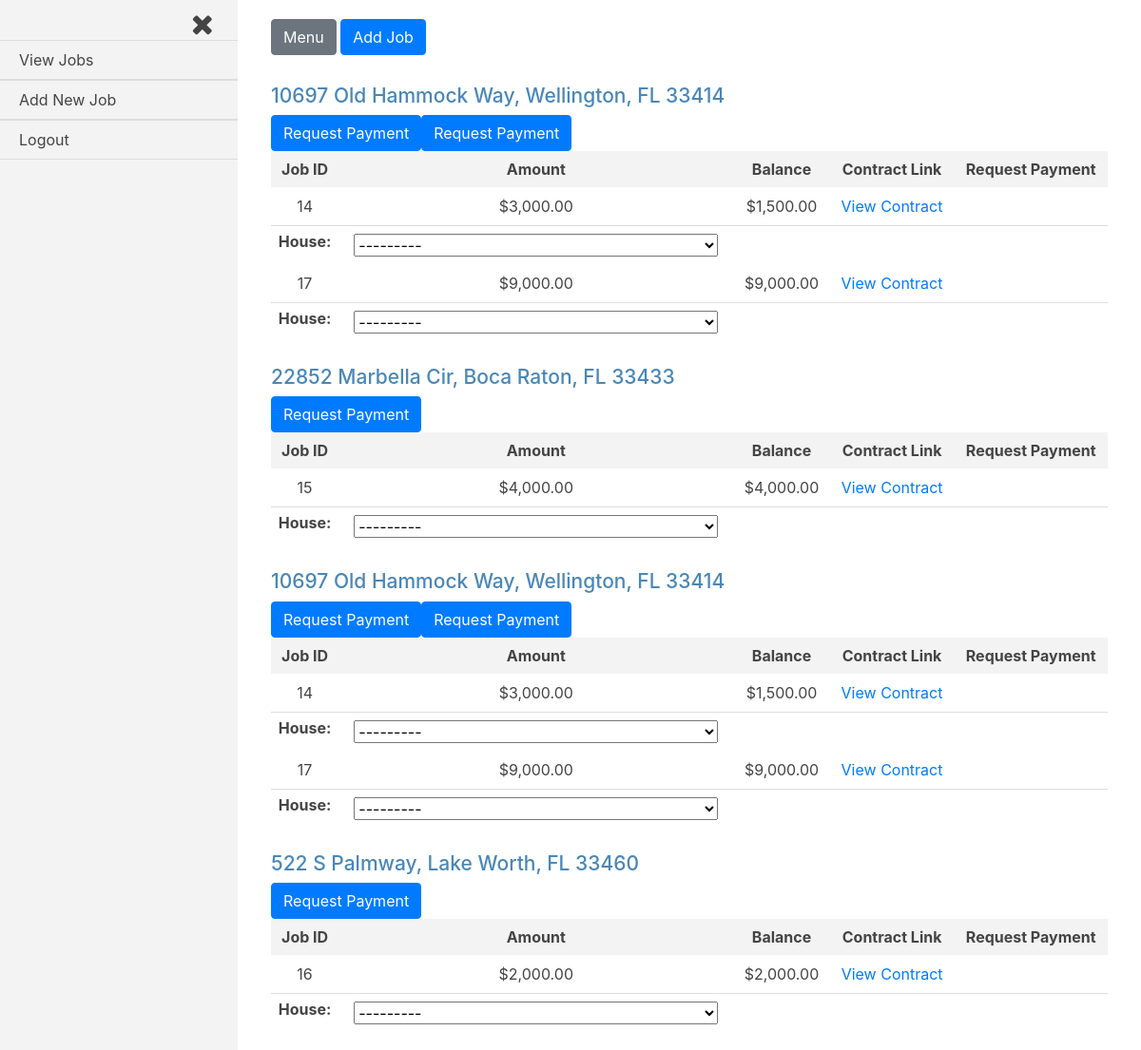
The app's page /jobs/ (signed in), older data.
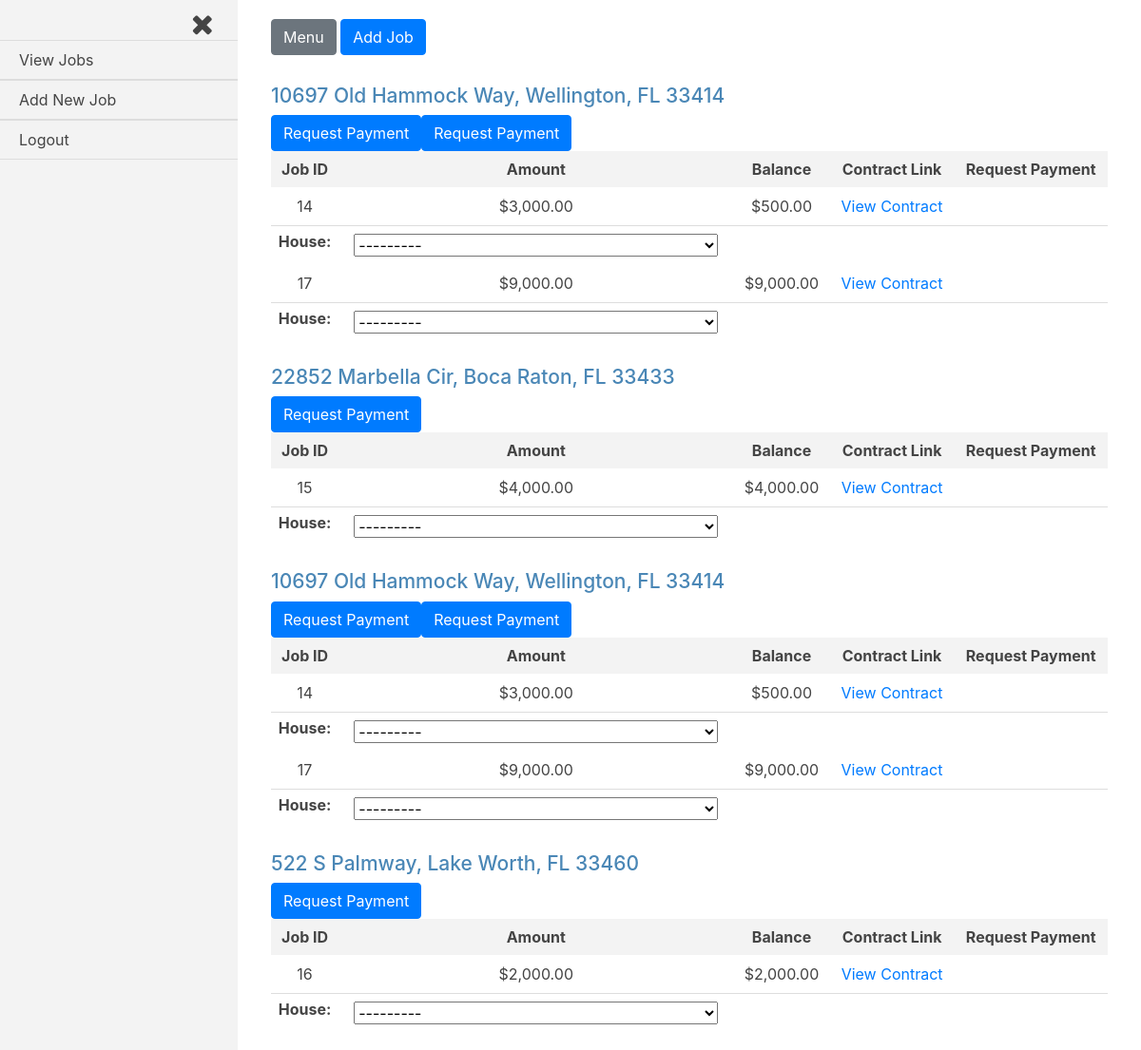
The same page, newer data.
### jobs/models.py (models this page shows, shortened)
class Job(models.Model):
    house = models.ForeignKey(House, on_delete=models.CASCADE)
    company = models.ForeignKey(settings.AUTH_USER_MODEL, on_delete=models.CASCADE,)
    start_amount = models.DecimalField(max_digits=8, decimal_places=2, default=0.00)
    start_date = models.DateTimeField(auto_now_add=True, blank=True)
    total_paid = models.DecimalField(max_digits=8, decimal_places=2, default=0.00)
    approved = models.BooleanField(default=False)
    def generate_filename(self, filename):
        file_path = 'uploads/{}/{}'.format(str(self.house.address), str(filename))
        return file_path
    document_link = models.FileField(upload_to=generate_filename)
    @property
    def balance(self):
        if self.total_paid > self.start_amount:
            logger.error('Total amount paid exceeds the starting job amount.')
        return self.start_amount - self.total_paid

### jobs/views.py (the view)
# urls.py: path('', views.index, name='index'),
@login_required
def index(request):
    current_user = request.user
    current_workers = Current_Worker.objects.filter(company_id=current_user.id, current=True)
    jobs = Job.objects.filter(company_id=current_user.id, approved=True)
    template = loader.get_template('jobs/index.html')
    form = Request_Payment_Form()
    context = {
        'current_workers': current_workers,
        'jobs': jobs,
        'current_user': current_user,
        'form': form,
    }
    if request.method == 'POST':
        form = Request_Payment_Form(request.POST)
        if form.is_valid():
            job_id = int(request.POST.get('job_id'))
            job = Job.objects.filter(id=job_id)
            amount = form.cleaned_data['amount']
            """if the current company already has a pending request for payment for a job for a house,
            do NOT write to the Request_Payment table"""
            house = House.objects.filter(address=job[0].house.address)
            flags = [
                Request_Payment.objects.filter(job=job[0], house=house[0], amount=amount, approved=False),
                House.objects.filter(address=job[0].house.address, pending_payments=True)
            ]
            if not flags[0]:
                payment = Request_Payment(job=job[0], house=house[0], amount=amount, approved=False)
                payment.save()
            if not flags[1]:
                house.update(pending_payments=True)
            return redirect('/accounts/login')
    else:
        form = Request_Payment_Form()
    return HttpResponse(template.render(context, request))

### jobs/forms.py
class Request_Payment_Form(ModelForm, forms.Form):
    class Meta:
        model = Request_Payment
        exclude = ['job', 'approved']
        widgets = {
            'amount': forms.HiddenInput(),
        }
        labels = {
        }

### jobs/models.py (called while the page is built)
    def __str__(self):
        return self.address

### jobs/templates/jobs/index.html (shortened to what this page needs)
{% extends 'base_login.html' %}
{% load humanize %}
{% load static %}
{% block body_class %}jobs{% endblock body_class %}
{% block content %}
{% for current_worker in current_workers %}
<div class="job-container">
  <div class="house">
    <h3 class="house-address">{{current_worker.house.address}}</h3>
  </div>
  <table class="job-summary">
    <tr class="job-headings">
      <th>Job ID</th>
      <th>Amount</th>
      <th>Balance</th>
      <th>Contract Link</th>
      <th>Request Payment</th>
    </tr>
    {% for job in jobs %}
      {% if job.house.address == current_worker.house.address %}
    <tr class="job-info">
      <td>{{job.id}}</td>
      <td>${{job.start_amount|intcomma}}</td>
      <td>${{job.balance|intcomma}}</td>
      <td><a href="{{job.document_link.url}}">View Contract</a></td>
      <td>
        <form class="request-payment-form" action="" method="post">
          {{form}}
          <input class="btn btn-primary request-payment" type="submit" name="" value="Request Payment">
        </form>
      </td>
    </tr>
      {% endif %}
    {% endfor %}
  </table>
</div>
{% endfor %}
{% endblock content %}

Row changes from the older to the newer data that the page shows:
changed Job id 14: balance "1,500.00" → "500.00"
